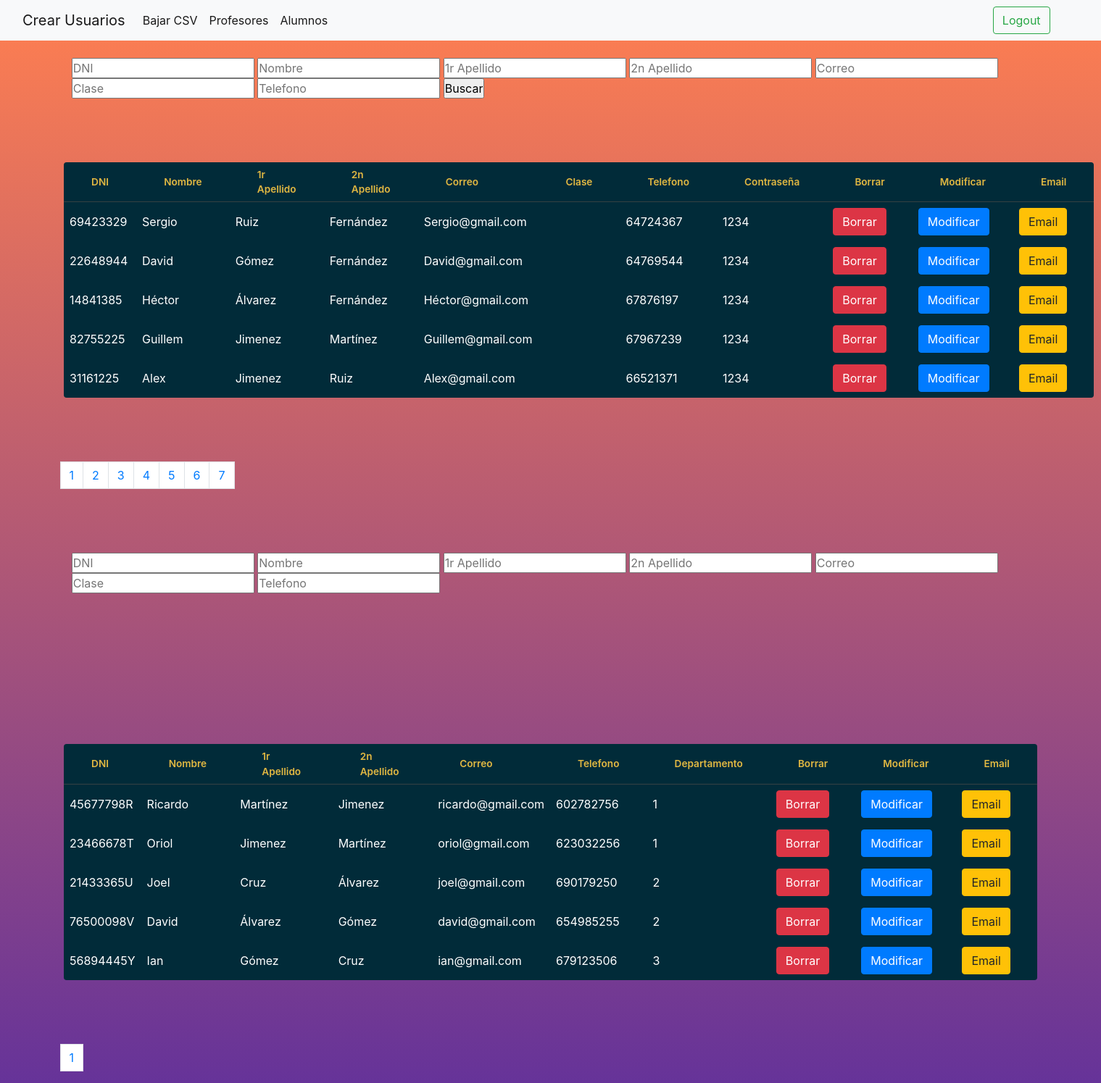
The page /admin.php?pag=3 on the database its author committed.
### tables this page shows
CREATE TABLE IF NOT EXISTS tbl_alumne(
	id_alumne int(10) NOT NULL AUTO_INCREMENT,
	dni_alu varchar(9) NULL,
	nom_alu varchar(20) NOT NULL,
	cognom1_alu varchar(20) NULL,
	cognom2_alu varchar(20) NULL,
	telf_alu varchar(9) NULL,
	email_alu varchar(50) NULL,
	classe int(5) NOT NULL,
    passwd_alu varchar(40) NULL,
	constraint pk_alumne PRIMARY KEY (id_alumne)
);

CREATE TABLE IF NOT EXISTS tbl_professor(
	id_professor int(5) NOT NULL AUTO_INCREMENT,
	dni_prof varchar(9) NULL,
	nom_prof varchar (20) NOT NULL,
	cognom1_prof varchar (20) NULL,
	cognom2_prof varchar (20) NULL,
	email_prof varchar(50) NULL,
	telf int (9) NULL,  
	dept int(5) NOT NULL,
    passwd_prof varchar(50) NULL,
	constraint pk_professor PRIMARY KEY (id_professor)
);

### admin.php (the view, shortened to what this page needs)
<!DOCTYPE html>
<html lang="en">
<head>
    <link rel="stylesheet" href="./styles/tabla2.css">
    <link rel="stylesheet" href="https://maxcdn.bootstrapcdn.com/bootstrap/4.0.0/css/bootstrap.min.css"
>
</head>
<body>
<nav class="navbar navbar-expand-lg navbar-light bg-light">
  <div class="container-fluid" >
    <a class="navbar-brand" href="./profeoalu.php">Crear Usuarios</a>
    <div class="collapse navbar-collapse" id="navbarSupportedContent">
      <ul class="navbar-nav me-auto mb-2 mb-lg-0">
        <li class="nav-item">
          <a class="nav-link active" aria-current="page" href="./bajarcsv.php">Bajar CSV</a>
        </li>
        <li class="nav-item">
          <a class="nav-link active" aria-current="page" href="./adminp.php" href="">Profesores</a>
        </li>
        <li class="nav-item">
          <a class="nav-link active" aria-current="page" href="./adminalu.php" href="">Alumnos</a>
        </li>
      </ul>
      <form class="d-flex">
        <button class="btn btn-outline-success" onclick="window.location.href = './proc/proc_logout.php'" type="button">Logout</button>
      </form>
    </div>
  </div>
</nav>
<?php
include './proc/conexion.php';
?>
<br>
<form action="./pro" name="formulario_alu">
<div class="tabla-filtro">
<th><input  type="text" maxlength="20" name="tabla_dni_alu" id="tabla_dni_alu" placeholder="DNI"></th>
                        <th><input type="text" maxlength="20 " name="tabla_nom_alu" id="tabla_nom_alu" placeholder="Nombre"></th>
                        <th><input type="text" maxlength="20" name="tabla_cognom1_alu" id="tabla_cognom1_alu" placeholder="1r Apellido"></th>
                        <th><input type="text" maxlength="20" name="tabla_cognom2_alu" id="tabla_cognom2_alu" placeholder="2n Apellido"></th>
                        <th><input type="text" maxlength="20" name="tabla_email_alu" id="tabla_email_alu" placeholder="Correo"></th>
                        <th><input type="text" maxlength="20" name="tabla_classe" id="tabla_classe" placeholder="Clase"></th>
                        <th><input type="text" maxlength="20" name="tabla_telf_alu" id="tabla_telf_alu" placeholder="Telefono"></th>
                        <th><input type="submit" value="Buscar"></th>
                        </div>
                        </form>
<?php
$cantPorPagina = 5;
$sql = "SELECT * FROM tbl_alumne;";
$consulta= "SELECT c.nom_classe as 'classe'
FROM tbl_alumne
INNER JOIN tbl_classe c
ON classe = c.id_classe";
$queryAnim = mysqli_query($connection, $sql);
$numFilas = mysqli_num_rows($queryAnim);
$cantidadPaginas = ceil($numFilas/$cantPorPagina);
if (empty($_GET["pag"])) {
    $inicioPagina = 0;
}
else {
    $inicioPagina = ($_GET["pag"]-1)*$cantPorPagina;
}
$sql2 = "SELECT * FROM tbl_alumne LIMIT $inicioPagina, $cantPorPagina;";
$queryAlu = mysqli_query($connection, $sql2);
echo '<table>';
echo '<tr>';
echo '<th>DNI</th>';
echo '<th>Nombre</th>';
echo '<th>1r Apellido</th>';
echo '<th>2n Apellido</th>';
echo '<th>Correo</th>';
echo '<th>Clase</th>';
echo '<th>Telefono</th>';
echo '<th>Contraseña</th>';
if (!$_SESSION['login2']){
echo '<th>Borrar</th>';
echo'<th>Modificar</th>';
echo'<th>Email</th>';
echo '</tr>';
}
if(isset($_POST['formulario_alu'])){
    $sql_query = "SELECT FROM tbl_alumne
    WHERE (dni_alu LIKE \"%{$_POST['tabla_dni_alu']}%\" OR dni_alu IS NULL)
    AND (nom_alu LIKE \"%{$_POST['tabla_nom_alu']}%\" OR nom_alu IS NULL)
    AND (cognom1_alu LIKE \"%{$_POST['tabla_cognom1_alu']}%\" OR cognom1_alu IS NULL)
    AND (cognom2_alu LIKE \"%{$_POST['tabla_cognom2_alu']}%\" OR cognom2_alu IS NULL)
   AND (email_alu LIKE \"%{$_POST['tabla_email_alu']}%\" OR email_alu IS NULL)
    AND (classe LIKE \"%{$_POST['tabla_classe']}%\" OR classe IS NULL)
    AND (telf_alu LIKE \"%{$_POST['tabla_telf_alu']}%\" OR telf_alu IS NULL);";
  $sql = mysqli_query($connection, $sql_query);
  echo true;
}else {
  foreach ($queryAlu as $alumno) {
      echo '<tr>';
      echo "<td>{$alumno['dni_alu']}</td>";
      echo "<td>{$alumno['nom_alu']}</td>";
      echo "<td>{$alumno['cognom1_alu']}</td>";
      echo "<td>{$alumno['cognom2_alu']}</td>";
      echo "<td>{$alumno['email_alu']}</td>";
      echo "<td>{$consulta['classe']}</td>";
      echo "<td>{$alumno['telf_alu']}</td>";
      echo "<td>{$alumno['passwd_alu']}</td>";
    if (!$_SESSION['login2']) {
      echo "<td><button type='button' class='btn btn-danger' onClick=\"aviso('borrar.php?id={$alumno['id_alumne']};')\" >Borrar</button></td>";
      echo "<td><button type='button 'class='btn btn-primary' onClick=\"aviso('modificar.php?id={$alumno['id_alumne']};')\">Modificar</button></td>";
      echo "<td><button type='button' class='btn btn-warning' onClick=\"aviso('correo.php?id={$alumno['id_alumne']};')\">Email</button></td>";
    }
  }
      echo '</table>';
}
    echo" <nav class='paddingl' aria-label='Page navigation example'>
      <ul class='pagination pg-blue'>
        <li class='page-item'></li>";
        for($i=1;$i<=$cantidadPaginas;$i++) {
          echo "<li class='page-item'><a class='page-link' href='admin.php?pag=$i'>$i</a></li>
        ";
    }
    echo "<li class='page-item'</li>
      </ul>
    </nav>
    ";
?>
<br>
<br>
<br>
<form action="./admin.php" method="POST">
<div class="tabla-filtro">
<th><input  type="text" maxlength="20" name="tabla_dni_prof" id="tabla_dni_prof" placeholder="DNI"></th>
                        <th><input type="text" maxlength="20 " name="tabla_nom_prof" id="tabla_nom_prof" placeholder="Nombre"></th>
                        <th><input type="text" maxlength="20" name="tabla_cognom1_prof" id="tabla_cognom1_prof" placeholder="1r Apellido"></th>
                        <th><input type="text" maxlength="20" name="tabla_cognom2_prof" id="tabla_cognom2_prof" placeholder="2n Apellido"></th>
                        <th><input type="text" maxlength="20" name="tabla_email_prof" id="tabla_email_prof" placeholder="Correo"></th>
                        <th><input type="text" maxlength="20" name="tablaclasse_proff" id="tablaclasse_proff" placeholder="Clase"></th>
                        <th><input type="email" maxlength="20" name="tablatelf_profl" id="tablatelf_profl" placeholder="Telefono"></th>
                        </div>
<?php
$cantPorPagina = 6;
$sql = "SELECT * FROM tbl_professor;";
$queryAnim = mysqli_query($connection, $sql);
$numFilas = mysqli_num_rows($queryAnim);
$cantidadPaginas = ceil($numFilas/$cantPorPagina);
$sql1 = "SELECT * FROM tbl_professor;";
$listadoprof= mysqli_query($connection, $sql1);
echo '<table>';
echo '<tr>';
echo '<th>DNI</th>';
echo '<th>Nombre</th>';
echo '<th>1r Apellido</th>';
echo '<th>2n Apellido</th>';
echo '<th>Correo</th>';
echo '<th>Telefono</th>';
echo '<th>Departamento</th>';
if (!$_SESSION['login2']) {
echo '<th>Borrar</th>';
echo'<th>Modificar</th>';
echo'<th>Email</th>';
echo '</tr>';
}
foreach ($listadoprof as $professor) {
    echo '<tr>';
    echo "<td>{$professor['dni_prof']}</td>";
    echo "<br>";
    echo "<td>{$professor['nom_prof']}</td>";
    echo "<td>{$professor['cognom1_prof']}</td>";
    echo "<td>{$professor['cognom2_prof']}</td>";
    echo "<td>{$professor['email_prof']}</td>";
    echo "<td>{$professor['telf']}</td>";
    echo "<td>{$professor['dept']}</td>";
    if (!$_SESSION['login2']) {
    echo "<td><button type='button' class='btn btn-danger' onClick=\"aviso('borrarp.php?id={$professor['id_professor']};')\">Borrar</button></td>";
    echo "<td><button type='button' class='btn btn-primary'onClick=\"aviso('modificar.php?id={$professor['id_professor']};')\">Modificar</button></td>";
    echo "<td><button type='button' class='btn btn-warning' onClick=\"aviso('borrar.php?id={$professor['id_professor']};')\" >Email</button></td>";
    }
}
echo '</table>';
  echo" <nav class='paddingl' aria-label='Page navigation example'>
  <ul class='pagination pg-blue'>
    <li class='page-item'></li>
    ";
    for($i=1;$i<=$cantidadPaginas;$i++) {
      echo "<li class='page-item'><a class='page-link' href='adminp.php?pag=$i'>$i</a></li>
    ";
}
echo "<li class='page-item'></li>
  </ul>
</nav>
";
?>
</body>
</html>

### styles/tabla2.css (style rules this page uses)
*, *:before, *:after { margin: 0; padding: 0; box-sizing: border-box; }
body { background: rgb(253, 29, 83); background: linear-gradient(0deg, rgba(253, 29, 83, 1) 27%, rgba(249, 249, 249, 1) 79%); font-family: 'Open Sans', sans-serif; }
table { background: #012B39; border-radius: 0.25em; border-collapse: collapse; margin: 5.5em; }
th { border-bottom: 1px solid #364043; color: #E2B842; font-size: 0.85em; font-weight: 600; padding: 0.5em 2.8em; text-align: left; }
td { color: #fff; font-weight: 400; padding: 0.5em 0.5em; }
tbody tr { transition: background 0.25s ease; }
.d-flex { padding-left: 70%; }
body { background: -webkit-gradient(linear, left top, left bottom, from(coral), to(rebeccapurple)); background: linear-gradient(coral, rebeccapurple); }
.tabla-filtro { padding-left: 6.5%; }
.paddingl { padding-left: 5.5%; }

### rows shown on the page
tbl_alumne: dni_alu "69423329", nom_alu "Sergio", cognom1_alu "Ruiz", cognom2_alu "Fernández", email_alu "Sergio@gmail.com", telf_alu "64724367", passwd_alu "1234"
tbl_alumne: dni_alu "22648944", nom_alu "David", cognom1_alu "Gómez", cognom2_alu "Fernández", email_alu "David@gmail.com", telf_alu "64769544", passwd_alu "1234"
tbl_alumne: dni_alu "14841385", nom_alu "Héctor", cognom1_alu "Álvarez", cognom2_alu "Fernández", email_alu "Héctor@gmail.com", telf_alu "67876197", passwd_alu "1234"
tbl_alumne: dni_alu "82755225", nom_alu "Guillem", cognom1_alu "Jimenez", cognom2_alu "Martínez", email_alu "Guillem@gmail.com", telf_alu "67967239", passwd_alu "1234"
tbl_alumne: dni_alu "31161225", nom_alu "Alex", cognom1_alu "Jimenez", cognom2_alu "Ruiz", email_alu "Alex@gmail.com", telf_alu "66521371", passwd_alu "1234"
tbl_professor: dni_prof "45677798R", nom_prof "Ricardo", cognom1_prof "Martínez", cognom2_prof "Jimenez", email_prof "ricardo@gmail.com", telf "602782756", dept "1"
tbl_professor: dni_prof "23466678T", nom_prof "Oriol", cognom1_prof "Jimenez", cognom2_prof "Martínez", email_prof "oriol@gmail.com", telf "623032256", dept "1"
tbl_professor: dni_prof "21433365U", nom_prof "Joel", cognom1_prof "Cruz", cognom2_prof "Álvarez", email_prof "joel@gmail.com", telf "690179250", dept "2"
tbl_professor: dni_prof "76500098V", nom_prof "David", cognom1_prof "Álvarez", cognom2_prof "Gómez", email_prof "david@gmail.com", telf "654985255", dept "2"
tbl_professor: dni_prof "56894445Y", nom_prof "Ian", cognom1_prof "Gómez", cognom2_prof "Cruz", email_prof "ian@gmail.com", telf "679123506", dept "3"
